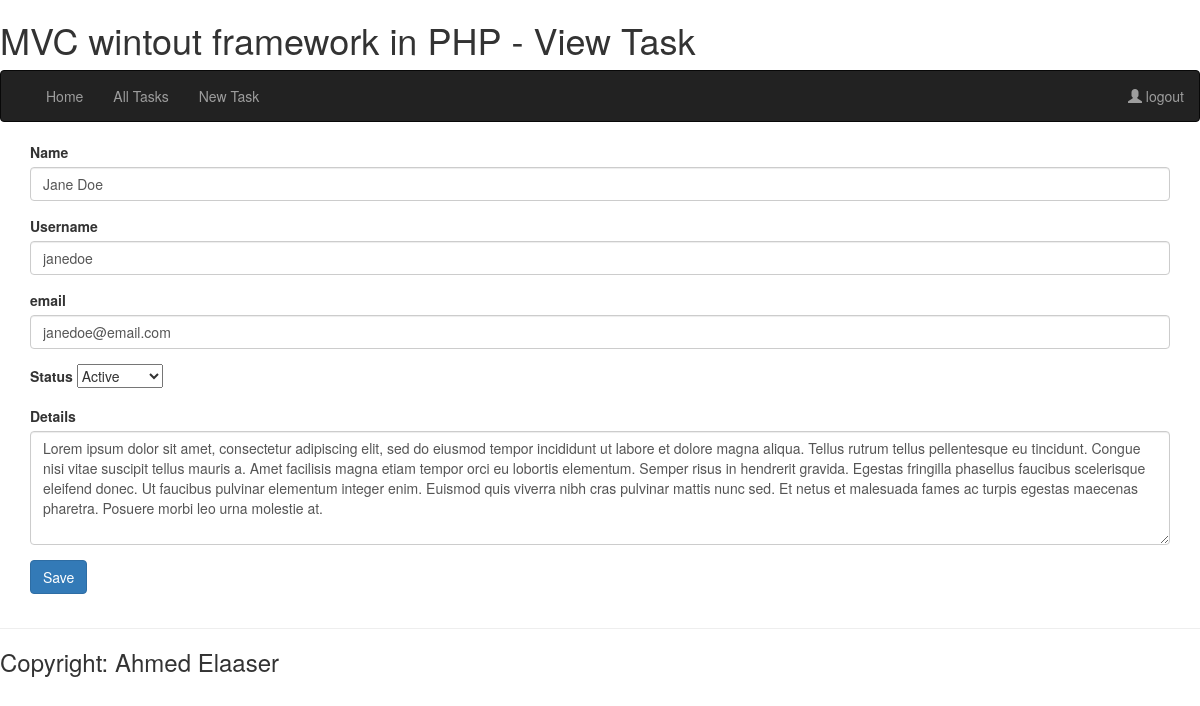
Screenshot of /edittask?id=2 (signed in) with the database file from the repository.
### tables this page shows
CREATE TABLE IF NOT EXISTS `tasks` (
  `id` int(11) NOT NULL AUTO_INCREMENT,
  `name` varchar(255) NOT NULL,
  `username` varchar(255) DEFAULT NULL,
  `email` varchar(255) NOT NULL,
  `task` mediumtext NOT NULL,
  `status` int(11) NOT NULL DEFAULT '0',
  PRIMARY KEY (`id`),
  KEY `name` (`name`)
);

### app/app.php (called while the page is built, shortened)
<?PHP
require '../config.php';
require "../routes/route.php";

### www/index.php (called while the page is built, shortened)
<?php
require "../app/app.php";
?>

### config.php (called while the page is built, shortened)
<?php
$dbconfig['server'] = "localhost";
$dbconfig['name'] = "database";
$dbconfig['username'] = "username";
$dbconfig['password'] = "password";
$dbconfig['charset'] = "utf8";

### model/database.php (called while the page is built, shortened)
<?php
class DB
{
    private $pdo = null;
    public function __construct()
    {
        global $dbconfig;
        try {
            $this->pdo = new PDO(
                "mysql:host=" . $dbconfig['server'] . ";dbname=" . $dbconfig['name'] . ";charset=" . $dbconfig['charset'], $dbconfig['username'], $dbconfig['password'],
                [
                    PDO::ATTR_ERRMODE => PDO::ERRMODE_EXCEPTION,
                    PDO::ATTR_DEFAULT_FETCH_MODE => PDO::FETCH_ASSOC,
                    PDO::ATTR_EMULATE_PREPARES => false,
                ]
            );
        } catch (Exception $ex) {die($ex->getMessage());}
    }
    public function select($sql, $cond = null)
    {
        $result = false;
        try {
            $this->stmt = $this->pdo->prepare($sql);
            $this->stmt->execute($cond);
            $result = $this->stmt->fetchAll();
        } catch (Exception $ex) {die($ex->getMessage());}
        return $result;
    }
}

### controller/tasks.php (called while the page is built, shortened)
<?php
class Tasks extends DB
{
    public function view()
    {
        global $get_order;
        if (isset($get_order['id'])) {
            return $this->select("SELECT * FROM `tasks` where id = " . $get_order['id']);
        }
    }
}

### views/edittask.php (the view, shortened to what this page needs)
<?php
require "layout/header.php";
?>
<div class="container">
<form action="" method="post">
<?php
if (isset($get_order['id'])) {
    require "../model/database.php";
    require "../controller/tasks.php";
    $tasks = new Tasks();
    foreach ($tasks->view() as $u) {
?>
            <div class="form-group">
                <label>Name</label>
                <input type="text" name="name" class="form-control" value="<?php echo $u['name']; ?>">
            </div>
            <div class="form-group">
                <label>Username</label>
                <input type="text" name="username" class="form-control" value="<?php echo $u['username']; ?>">
            </div>
            <div class="form-group">
                <label>email</label>
                <input type="text" name="email" class="form-control" value="<?php echo $u['email']; ?>">
            </div>
            <div class="form-group">
                <label>Status</label>
                <select name="status">
                <option value="0" <?php if ($u['status'] == 0) { echo "selected";} ?>>Active</option>
                </select>
            </div>
            <div class="form-group">
                <label>Details</label>
                <textarea name="details" id="details" class="form-control" rows="5" cols="40" required><?php echo $u['task']; ?></textarea>
            </div>
            <input type="submit" name="submit" value="Save" class="btn btn-primary">
<?php
    }
}
?>
</form>
</div>
<?php
require "layout/footer.php";
?>

### rows the page displays
tasks: name "Jane Doe", username "janedoe", email "janedoe@email.com", status "Active", details "Lorem ipsum dolor sit amet, consectetur adipiscing elit, sed do eiusmod tempor incididunt ut labore et dolore magna aliqua. Tellus rutrum tellus pellentesque eu tincidunt. Congue nisi vitae suscipit tellus mauris a. Amet facilisis magna etiam tempor orci eu lobortis elementum. Semper risus in hendrerit gravida. Egestas fringilla phasellus faucibus scelerisque eleifend donec. Ut faucibus pulvinar elementum integer enim. Euismod quis viverra nibh cras pulvinar mattis nunc sed. Et netus et malesuada fames ac turpis egestas maecenas pharetra. Posuere morbi leo urna molestie at."

### other values shown
$site_title "MVC wintout framework in PHP"
$page_title "View Task"
